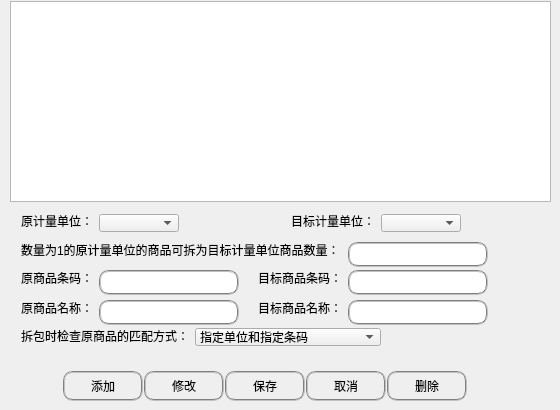
     <widget class="QWidget" name="Auto_page">
      <widget class="QTableView" name="Auto_tableView">
       <property name="geometry">
        <rect>
         <x>10</x>
         <y>1</y>
         <width>541</width>
         <height>201</height>
        </rect>
       </property>
      </widget>
      <widget class="QPushButton" name="Add_Unit_pushButton_2">
       <property name="geometry">
        <rect>
         <x>63</x>
         <y>371</y>
         <width>80</width>
         <height>30</height>
        </rect>
       </property>
       <property name="styleSheet">
        <string notr="true">border: 2px groove gray; border-radius: 10px; padding: 2px 4px</string>
       </property>
       <property name="text">
        <string>添加</string>
       </property>
      </widget>
      <widget class="QPushButton" name="Modify_Unit_pushButton_2">
       <property name="geometry">
        <rect>
         <x>144</x>
         <y>371</y>
         <width>80</width>
         <height>30</height>
        </rect>
       </property>
       <property name="styleSheet">
        <string notr="true">border: 2px groove gray; border-radius: 10px; padding: 2px 4px</string>
       </property>
       <property name="text">
        <string>修改</string>
       </property>
      </widget>
      <widget class="QPushButton" name="Save_Unit_pushButton_2">
       <property name="geometry">
        <rect>
         <x>225</x>
         <y>371</y>
         <width>80</width>
         <height>30</height>
        </rect>
       </property>
       <property name="styleSheet">
        <string notr="true">border: 2px groove gray; border-radius: 10px; padding: 2px 4px</string>
       </property>
       <property name="text">
        <string>保存</string>
       </property>
      </widget>
      <widget class="QPushButton" name="Cancle_Unit_pushButton_2">
       <property name="geometry">
        <rect>
         <x>306</x>
         <y>371</y>
         <width>80</width>
         <height>30</height>
        </rect>
       </property>
       <property name="styleSheet">
        <string notr="true">border: 2px groove gray; border-radius: 10px; padding: 2px 4px</string>
       </property>
       <property name="text">
        <string>取消</string>
       </property>
      </widget>
      <widget class="QPushButton" name="Delete_Unit_pushButton_2">
       <property name="geometry">
        <rect>
         <x>387</x>
         <y>371</y>
         <width>80</width>
         <height>30</height>
        </rect>
       </property>
       <property name="styleSheet">
        <string notr="true">border: 2px groove gray; border-radius: 10px; padding: 2px 4px</string>
       </property>
       <property name="text">
        <string>删除</string>
       </property>
      </widget>
      <widget class="QLabel" name="label_7">
       <property name="geometry">
        <rect>
         <x>21</x>
         <y>213</y>
         <width>72</width>
         <height>16</height>
        </rect>
       </property>
       <property name="sizePolicy">
        <sizepolicy hsizetype="Maximum" vsizetype="Preferred">
         <horstretch>0</horstretch>
         <verstretch>0</verstretch>
        </sizepolicy>
       </property>
       <property name="styleSheet">
        <string notr="true">background:transparent</string>
       </property>
       <property name="text">
        <string>原计量单位：</string>
       </property>
      </widget>
      <widget class="QComboBox" name="Original_comboBox">
       <property name="geometry">
        <rect>
         <x>99</x>
         <y>214</y>
         <width>80</width>
         <height>18</height>
        </rect>
       </property>
      </widget>
      <widget class="QLabel" name="label_8">
       <property name="geometry">
        <rect>
         <x>291</x>
         <y>213</y>
         <width>84</width>
         <height>16</height>
        </rect>
       </property>
       <property name="sizePolicy">
        <sizepolicy hsizetype="Maximum" vsizetype="Preferred">
         <horstretch>0</horstretch>
         <verstretch>0</verstretch>
        </sizepolicy>
       </property>
       <property name="styleSheet">
        <string notr="true">background:transparent</string>
       </property>
       <property name="text">
        <string>目标计量单位：</string>
       </property>
      </widget>
      <widget class="QComboBox" name="Goal_comboBox">
       <property name="geometry">
        <rect>
         <x>381</x>
         <y>214</y>
         <width>80</width>
         <height>18</height>
        </rect>
       </property>
      </widget>
      <widget class="QLabel" name="label">
       <property name="geometry">
        <rect>
         <x>21</x>
         <y>242</y>
         <width>318</width>
         <height>16</height>
        </rect>
       </property>
       <property name="styleSheet">
        <string notr="true">background:transparent</string>
       </property>
       <property name="text">
        <string>数量为1的原计量单位的商品可拆为目标计量单位商品数量：</string>
       </property>
      </widget>
      <widget class="QLineEdit" name="lineEdit_6">
       <property name="geometry">
        <rect>
         <x>348</x>
         <y>242</y>
         <width>140</width>
         <height>25</height>
        </rect>
       </property>
       <property name="styleSheet">
        <string notr="true">border: 2px groove gray; border-radius: 10px; padding: 2px 4px</string>
       </property>
      </widget>
      <widget class="QLineEdit" name="lineEdit_3">
       <property name="geometry">
        <rect>
         <x>348</x>
         <y>270</y>
         <width>140</width>
         <height>25</height>
        </rect>
       </property>
       <property name="styleSheet">
        <string notr="true">border: 2px groove gray; border-radius: 10px; padding: 2px 4px</string>
       </property>
      </widget>
      <widget class="QLabel" name="label_9">
       <property name="geometry">
        <rect>
         <x>21</x>
         <y>270</y>
         <width>72</width>
         <height>16</height>
        </rect>
       </property>
       <property name="styleSheet">
        <string notr="true">background:transparent</string>
       </property>
       <property name="text">
        <string>原商品条码：</string>
       </property>
      </widget>
      <widget class="QLineEdit" name="lineEdit_2">
       <property name="geometry">
        <rect>
         <x>99</x>
         <y>270</y>
         <width>140</width>
         <height>25</height>
        </rect>
       </property>
       <property name="styleSheet">
        <string notr="true">border: 2px groove gray; border-radius: 10px; padding: 2px 4px</string>
       </property>
      </widget>
      <widget class="QLabel" name="label_10">
       <property name="geometry">
        <rect>
         <x>258</x>
         <y>270</y>
         <width>84</width>
         <height>16</height>
        </rect>
       </property>
       <property name="styleSheet">
        <string notr="true">background:transparent</string>
       </property>
       <property name="text">
        <string>目标商品条码：</string>
       </property>
      </widget>
      <widget class="QLabel" name="label_11">
       <property name="geometry">
        <rect>
         <x>21</x>
         <y>300</y>
         <width>72</width>
         <height>16</height>
        </rect>
       </property>
       <property name="styleSheet">
        <string notr="true">background:transparent</string>
       </property>
       <property name="text">
        <string>原商品名称：</string>
       </property>
      </widget>
      <widget class="QLineEdit" name="lineEdit_5">
       <property name="geometry">
        <rect>
         <x>99</x>
         <y>300</y>
         <width>140</width>
         <height>25</height>
        </rect>
       </property>
       <property name="styleSheet">
        <string notr="true">border: 2px groove gray; border-radius: 10px; padding: 2px 4px</string>
       </property>
      </widget>
      <widget class="QLabel" name="label_12">
       <property name="geometry">
        <rect>
         <x>258</x>
         <y>300</y>
         <width>84</width>
         <height>16</height>
        </rect>
       </property>
       <property name="styleSheet">
        <string notr="true">background:transparent</string>
       </property>
       <property name="text">
        <string>目标商品名称：</string>
       </property>
      </widget>
      <widget class="QLineEdit" name="lineEdit_4">
       <property name="geometry">
        <rect>
         <x>348</x>
         <y>300</y>
         <width>140</width>
         <height>25</height>
        </rect>
       </property>
       <property name="styleSheet">
        <string notr="true">border: 2px groove gray; border-radius: 10px; padding: 2px 4px</string>
       </property>
      </widget>
      <widget class="QLabel" name="label_13">
       <property name="geometry">
        <rect>
         <x>21</x>
         <y>328</y>
         <width>168</width>
         <height>16</height>
        </rect>
       </property>
       <property name="sizePolicy">
        <sizepolicy hsizetype="Maximum" vsizetype="Preferred">
         <horstretch>0</horstretch>
         <verstretch>0</verstretch>
        </sizepolicy>
       </property>
       <property name="styleSheet">
        <string notr="true">background:transparent</string>
       </property>
       <property name="text">
        <string>拆包时检查原商品的匹配方式：</string>
       </property>
      </widget>
      <widget class="QComboBox" name="comboBox">
       <property name="geometry">
        <rect>
         <x>195</x>
         <y>328</y>
         <width>186</width>
         <height>18</height>
        </rect>
       </property>
       <property name="styleSheet">
        <string notr="true"/>
       </property>
       <item>
        <property name="text">
         <string>指定单位和指定条码</string>
        </property>
       </item>
       <item>
        <property name="text">
         <string>指定单位和自动查找相同产品</string>
        </property>
       </item>
       <item>
        <property name="text">
         <string>指定单位和指定商品名称</string>
        </property>
       </item>
      </widget>
     </widget>
